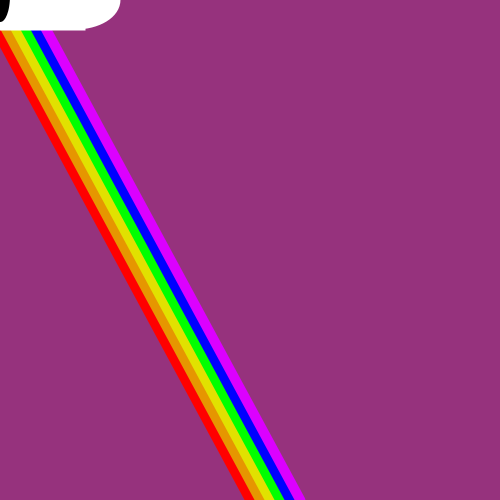
Frame 1 (no input)
Frame 60 (the mouse pressed at the canvas centre just before this capture): identical to frame 1, image omitted
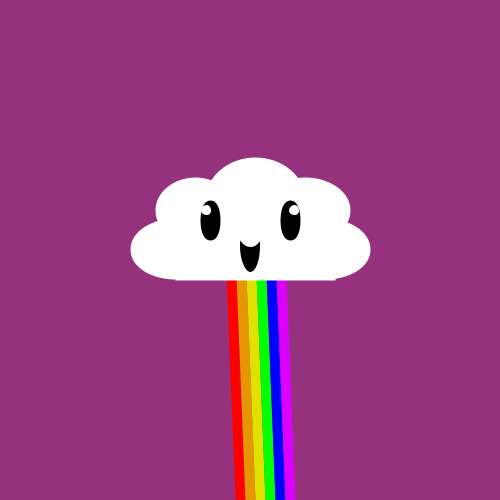
Frame 120 (the mouse held since frame 60 and released just before this capture)

The Processing sketch that drew these frames (run headless with seeded random() and noise(); from frame 60 on, the mouse is pressed at the canvas centre):

// Processing sketch: processing_71325
// ── processing_71325.pde

void setup() {
size(500,500);
smooth();
background (150,50,125);
}
void draw() {
background (150,50,125);
//Rainbow;
stroke(255,0,0);
strokeWeight(10);
line(250,mouseY+500,mouseX-20,mouseY);
stroke(230,150,0);
line(260,mouseY+500,mouseX-10,mouseY);
stroke(225,225,0);
line(270,mouseY+500,mouseX,mouseY);
stroke(0,255,0);
line(280,mouseY+500,mouseX+10,mouseY);
stroke(0,0,255);
line(290,mouseY+500,mouseX+20,mouseY);
stroke(220,0,255);
line(300,mouseY+500,mouseX+30,mouseY);
//cloud head;
fill(255);
stroke(255);
rect(mouseX-70,mouseY-35,150,60);
ellipse(mouseX-55,mouseY-40,70,55);
ellipse(mouseX+5,mouseY-50,90,75);
ellipse(mouseX+55,mouseY-40,80,55);
ellipse(mouseX-75,mouseY-1,80,51);
ellipse(mouseX+75,mouseY-1,80,51);
// cloud eyes;
stroke(0);
fill(0);
ellipse(mouseX-40,mouseY-30,10,30);
ellipse(mouseX+40,mouseY-30,10,30);
stroke(255);
strokeWeight(3);
fill(255);
ellipse(mouseX-44,mouseY-40,7,7);
ellipse(mouseX+44,mouseY-40,7,7);
//mouth;
fill(0);
ellipse(mouseX,mouseY-5,23,57);
stroke(255);
strokeWeight(3);
fill(255);
ellipse(mouseX,mouseY-22,23,35);


}
